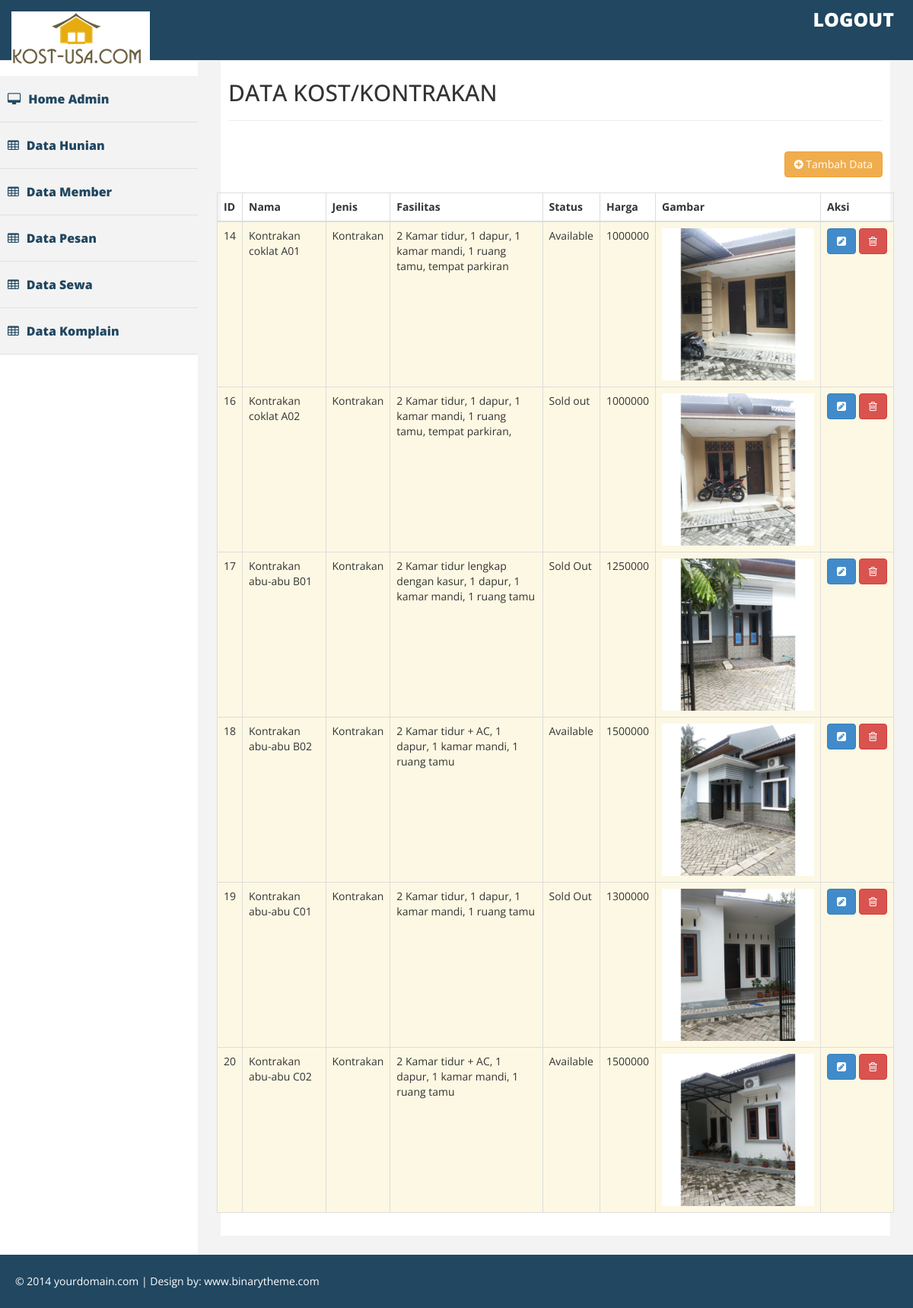
Screenshot of /hunian with the database file from the repository.
### tables this page shows
CREATE TABLE `hunian` (
  `id_hunian` int(15) NOT NULL,
  `nama_hunian` varchar(100) NOT NULL,
  `jenis_hunian` varchar(100) NOT NULL,
  `deskripsi_hunian` text NOT NULL,
  `status_hunian` varchar(100) NOT NULL,
  `harga_hunian` int(15) NOT NULL,
  `gambar` varchar(300) NOT NULL
);

### application/controllers/Hunian.php (called while the page is built, shortened)
<?php
class Hunian extends CI_Controller
{
	function __construct()
	{
		$this->load->model('Hunian_model');
		$this->load->helper(array('url'));
	}
	function index($page=NULL,$offset='',$key=NULL)
	{
		$data['hunian'] = $this->Hunian_model->ambil_data();
		$this->load->view('Admin/Hunian_list',$data);
	}
}
?>

### index.php (called while the page is built, shortened)
<?php
require_once BASEPATH.'core/CodeIgniter.php';

### application/models/Hunian_model.php (called while the page is built, shortened)
<?php
class Hunian_model extends CI_Model
{
	public $hunian			= 'hunian';
	public $id				= 'id_hunian';
	public $order			= 'ASC';
	function ambil_data()
	{
		$this->db->order_by($this->id,$this->order);
		return $this->db->get($this->hunian)->result();
	}
}
 ?>

### application/views/Admin/Hunian_list.php (the view)
<?php $this->load->view('templates/Admin/Header');?>
<div id="page-wrapper" >
    <div id="page-inner">
      <div class="row">
        <div class="col-lg-12">
           <h2>DATA KOST/KONTRAKAN</h2>
           <hr>
		</div><?=$this->session->flashdata('pesan')?>
		<div class="col-md-12 text-right">
		<a href="<?php echo site_url('hunian/tambah'); ?>" class="btn btn-warning"
		style="margin-top:20px; margin-bottom:20px">
		<i class="fa fa-plus-circle"></i> Tambah Data</a>
		</div>
	</div>
	<div class="row">
		<table id="example" class="table table-striped table-bordered">
			<thead>
				<tr>
					<th style="width: 10px">ID</th>
					<th>Nama</th>
					<th>Jenis</th>
					<th>Fasilitas</th>
					<th>Status</th>
					<th>Harga</th>
					<th style="width:200px">Gambar</th>
					<th style="width: 96px">Aksi</th>
				</tr>
			</thead>
			<tbody>
				<?php foreach ($hunian as $key => $value) { ?>
				<tr class="warning">
					<td><?php echo $value->id_hunian; ?></td>
					<td><?php echo $value->nama_hunian; ?></td>
					<td><?php echo $value->jenis_hunian; ?></td>
					<td><?php echo $value->deskripsi_hunian; ?></td>
					<td><?php echo $value->status_hunian; ?></td>
					<td><?php echo $value->harga_hunian; ?></td>
					<td><img style="width:200px; height:auto;" width="50%" height="50%" src="<?php echo site_url()?>assets/admin/uploads/<?php echo $value->gambar; ?>"></td>
					<td>
						<a href="<?php echo site_url('hunian/update/'.$value->id_hunian); ?>"
							class="btn btn-primary">
							<i class="fa fa-pencil-square"></i>
						</a>
						<a href="<?php echo site_url('hunian/delete/'.$value->id_hunian); ?>"
							class="btn btn-danger">
							<i class="fa fa-trash-o"></i>
						</a>
					</td>
				</tr>
				<?php } ?>
			</tbody>
		</table>
	</div>
</div>
</div>
<?php $this->load->view('templates/Admin/Footer'); ?>

### application/views/templates/Admin/Header.php (shortened to what this page needs)
<!DOCTYPE html>
<html xmlns="http://www.w3.org/1999/xhtml">
<head>
  <link href="<?php echo base_url() ?>assets/admin/css/bootstrap.css" rel="stylesheet" />
  <link href="<?php echo base_url() ?>assets/admin/css/font-awesome.css" rel="stylesheet" />
  <link href="<?php echo base_url() ?>assets/admin/css/custom.css" rel="stylesheet" />
</head>
<body>
  <div id="wrapper">
     <div class="navbar navbar-inverse navbar-fixed-top">
        <div class="adjust-nav">
          <div class="navbar-header">
          <a class="navbar-brand" href="<?php echo site_url('home'); ?>">
              <img src="<?php echo base_url() ?>assets/admin//img/logo.png" />
          </a>
      </div>
      <span class="logout-spn" >
        <a href="<?php echo site_url('login/logout'); ?>" style="color:#fff;">LOGOUT</a>
    </span>
</div>
</div>
<nav class="navbar-default navbar-side" role="navigation">
    <div class="sidebar-collapse">
      <ul class="nav" id="main-menu">
       <?php echo generate_sidemenu();?>
      </ul>
    </div>
  </nav>
</div>
</body>

### application/helpers/global_helper.php
<?php  if ( ! defined("BASEPATH")) exit("No direct script access allowed");
	function generate_sidemenu()
	{
		return '
        <li class="active-link">
          <a href="'.site_url('home').'"><i class="fa fa-desktop "></i>Home Admin </a>
        </li>
        <li class="active-link">
          <a href="'.site_url('hunian').'"><i class="fa fa-table "></i>Data Hunian </a>
        </li>
        <li class="active-link">
          <a href="'.site_url('member/data_member').'"><i class="fa fa-table "></i>Data Member</a>
        </li>
        <li class="active-link">
          <a href="'.site_url('pesan').'"><i class="fa fa-table "></i>Data Pesan</a>
        </li>
        <li class="active-link">
          <a href="'.site_url('sewa').'"><i class="fa fa-table "></i>Data Sewa</a>
        </li>
        <li class="active-link">
          <a href="'.site_url('komplain').'"><i class="fa fa-table "></i>Data Komplain</a>
        </li> ';
	}

### application/views/templates/Admin/Footer.php (shortened to what this page needs)
  <div class="footer">
         <div class="row">
                <div class="col-lg-12" >
                    &copy;  2014 yourdomain.com | Design by: <a href="http://binarytheme.com" style="color:#fff;" target="_blank">www.binarytheme.com</a>
                </div>
            </div>
        </div>
</body>
</html>

### assets/admin/css/custom.css (style rules this page uses)
body { font-family: 'Open Sans', sans-serif; line-height:30px; }
#wrapper { width: 100%; margin-top:50px; }
#page-wrapper { padding: 15px 15px; min-height: 600px; background:#F3F3F3; }
#page-inner { width:100%; margin:10px 20px 10px 0px; background-color:#fff!important; padding:10px; min-height:1050px; }
.sidebar-collapse .nav { padding:0; padding-top:50px; }
.sidebar-collapse > .nav > li > a { padding:15px 10px; color: #214761; font-weight: 900; font-size: 16px; }
.sidebar-collapse > .nav > li { border-bottom:1px solid #e1e1e1; }
.navbar-side { border:none; background-color: #fff; }
.navbar-inverse { background-color: #214761; border-color: #F0F0F0; min-height: 80px; }
.nav > li > a > i { margin-right:10px; }
.logout-spn { float:right; color:#fff; font-size:25px; font-weight:800; margin:20px; margin: 10px 25px 10px 50px; }
.logout-spn a { text-decoration:none; }
.active-link { background-color:#f3f3f3; }
.footer { background-color:#214761; width:100%; color:#fff; padding:20px 50px 20px 50px; padding-left:20px; }
@media (min-width:768px) { #page-wrapper { margin: 0 0 0 260px; padding: 15px 30px; min-height: 1050px; } }
@media (min-width:768px) { .navbar-side { z-index: 1; position: absolute; width: 260px; } }

### rows the page displays
hunian: id_hunian "14", nama_hunian "Kontrakan coklat A01", jenis_hunian "Kontrakan", deskripsi_hunian "2 Kamar tidur, 1 dapur, 1 kamar mandi, 1 ruang tamu, tempat parkiran", status_hunian "Available", harga_hunian "1000000", gambar (picture)
hunian: id_hunian "16", nama_hunian "Kontrakan coklat A02", jenis_hunian "Kontrakan", deskripsi_hunian "2 Kamar tidur, 1 dapur, 1 kamar mandi, 1 ruang tamu, tempat parkiran,", status_hunian "Sold out", harga_hunian "1000000", gambar (picture)
hunian: id_hunian "17", nama_hunian "Kontrakan abu-abu B01", jenis_hunian "Kontrakan", deskripsi_hunian "2 Kamar tidur lengkap dengan kasur, 1 dapur, 1 kamar mandi, 1 ruang tamu", status_hunian "Sold Out", harga_hunian "1250000", gambar (picture)
hunian: id_hunian "18", nama_hunian "Kontrakan abu-abu B02", jenis_hunian "Kontrakan", deskripsi_hunian "2 Kamar tidur + AC, 1 dapur, 1 kamar mandi, 1 ruang tamu", status_hunian "Available", harga_hunian "1500000", gambar (picture)
hunian: id_hunian "19", nama_hunian "Kontrakan abu-abu C01", jenis_hunian "Kontrakan", deskripsi_hunian "2 Kamar tidur, 1 dapur, 1 kamar mandi, 1 ruang tamu", status_hunian "Sold Out", harga_hunian "1300000", gambar (picture)
hunian: id_hunian "20", nama_hunian "Kontrakan abu-abu C02", jenis_hunian "Kontrakan", deskripsi_hunian "2 Kamar tidur + AC, 1 dapur, 1 kamar mandi, 1 ruang tamu", status_hunian "Available", harga_hunian "1500000", gambar (picture)
